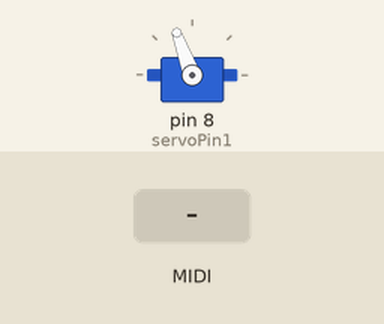
The sketch below on a simulated Arduino Uno, built with avr-gcc and run on an emulated ATmega328P. On the bench: servo. Inputs (shaded band) come from the test bench. MIDI output is not drawn.

Above: at 1.2 s.
1.3 s: MIDI note 67 received
At 2.4 s:
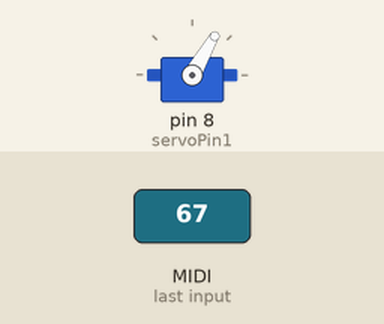
Timing chart, 0 to 4.3 s (numbered marks = the images above; inputs shaded):
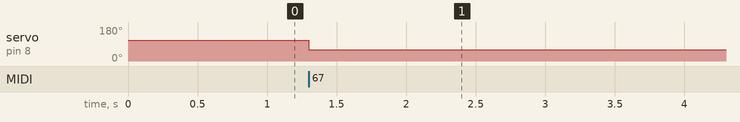

Measured:
- after the input at 1.3 s, servo on pin 8 (servoPin1): 110° → 60° at once

The sketch:

gitarre.ino
```cpp
//#include <Wire.h>
#include <MIDI.h>
#include <Servo.h>

struct CustomBaud : public midi::DefaultSettings{
    //static const long BaudRate = 31250; // Baud rate for midi
    static const long BaudRate = 115200; // Baud rate for midi
};

MIDI_CREATE_CUSTOM_INSTANCE(HardwareSerial, Serial, MIDI,CustomBaud ); // Serial1

int strenth = 0;

Servo myservo1;  // create servo object to control a servo
int servoPin1 = 8;


void setup()
{

    myservo1.attach(servoPin1);
    myservo1.write(110);


    MIDI.begin(4); // DECLARE MIDI ch
    Serial.begin(115200);
    MIDI.turnThruOn();
    MIDI.setHandleNoteOn(HandleNoteOn);
    MIDI.setHandleNoteOff(HandleNoteOff);
}

  void loop() {
    MIDI.read();
}

void HandleNoteOn (byte channel, byte number, byte velocity) {

  if (number == 67) {
  myservo1.write(60);
  }
  if (number == 68) {
  myservo1.write(115);
  }
}

void HandleNoteOff(byte channel, byte number, byte velocity) {


}
```
